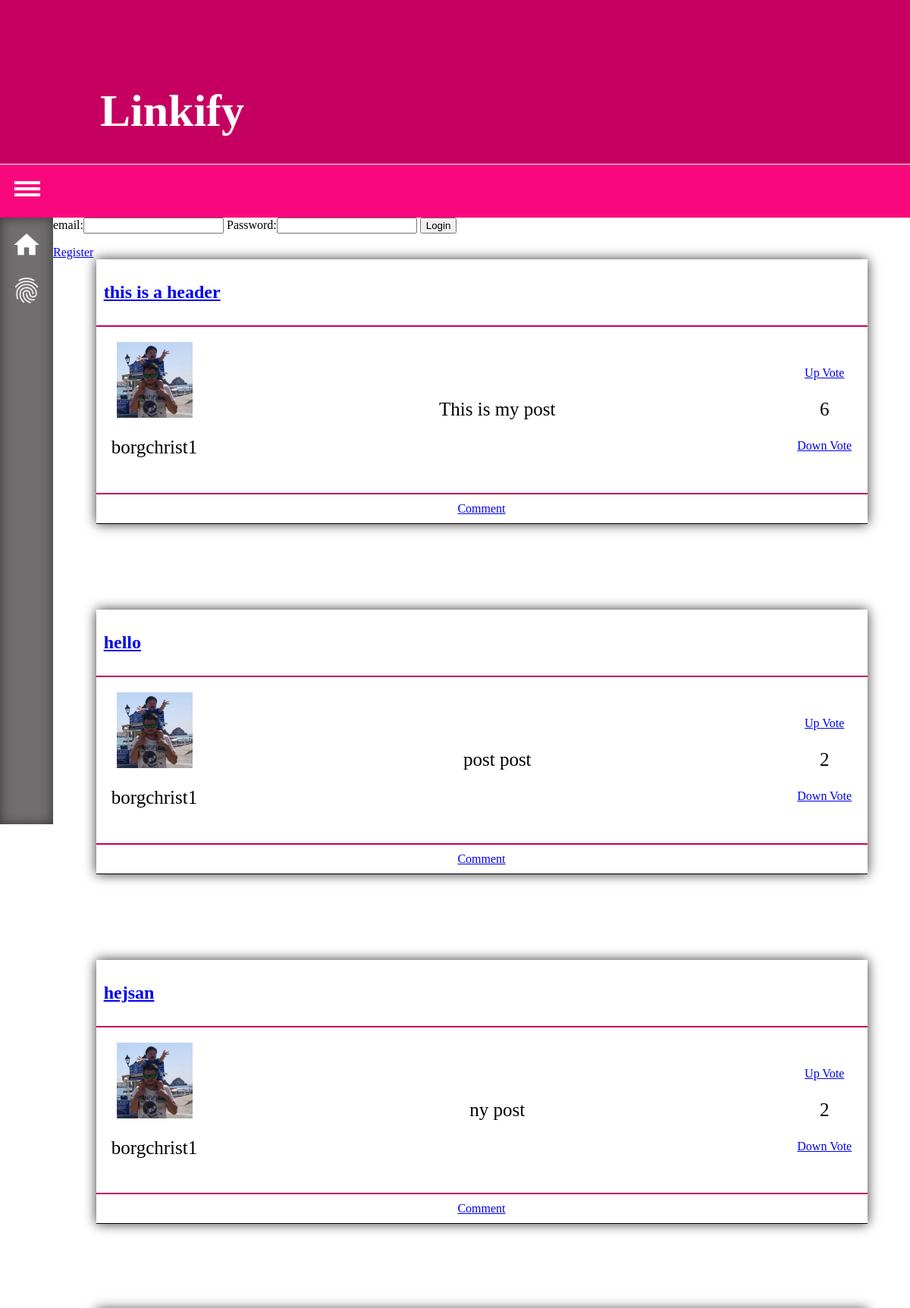
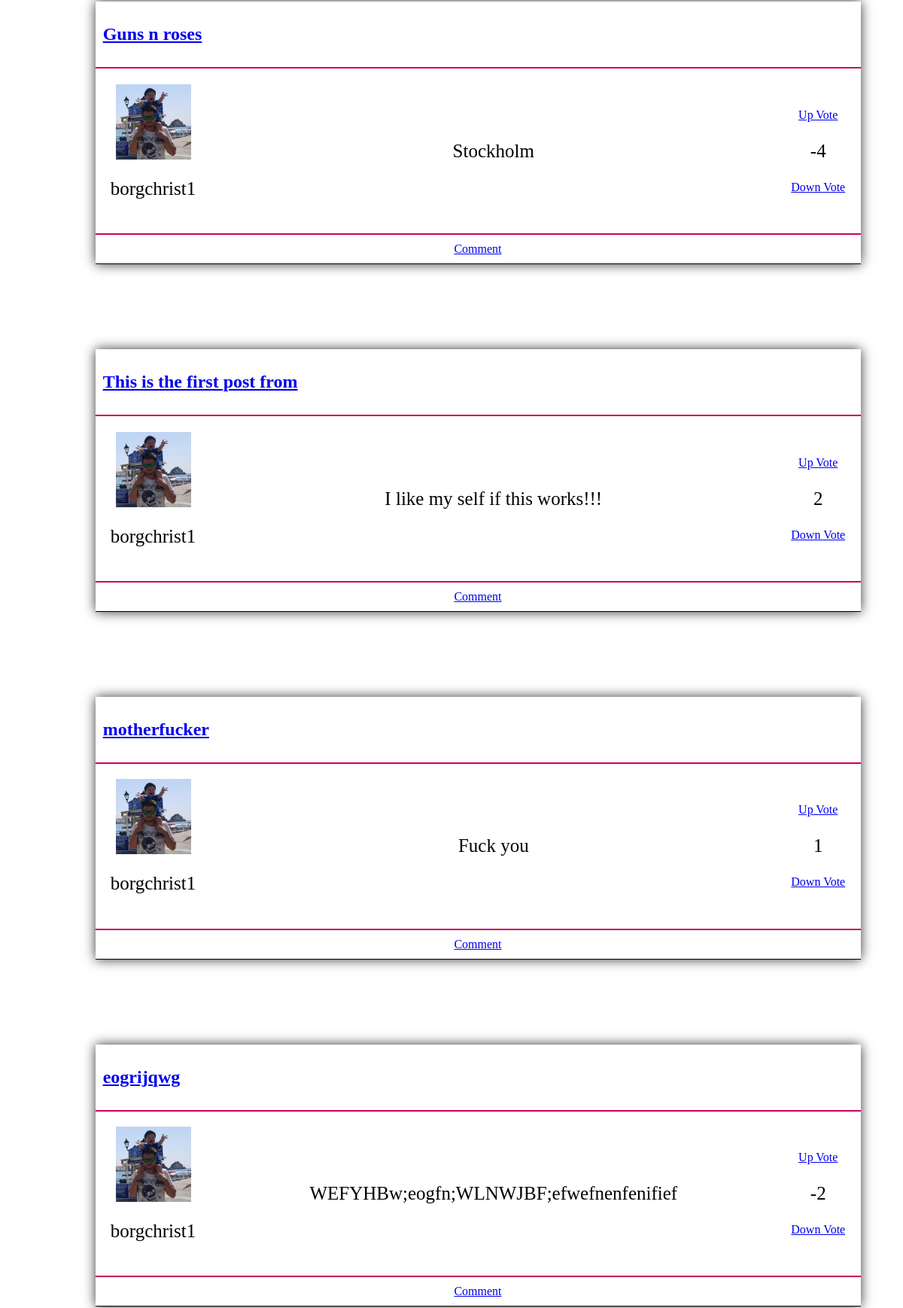
The page / (upper part) on the database its author committed (2 pictures, top to bottom).
### tables this page shows
CREATE TABLE IF NOT EXISTS `posts` (
  `id` int(11) NOT NULL,
  `head` varchar(200) NOT NULL,
  `url` varchar(300) NOT NULL,
  `post` varchar(1000) NOT NULL,
  `user_id` int(11) NOT NULL,
  `datum` datetime NOT NULL,
  `votes` int(11) DEFAULT NULL
);

CREATE TABLE IF NOT EXISTS `users` (
  `id` int(11) NOT NULL,
  `email` varchar(70) NOT NULL,
  `username` varchar(70) NOT NULL,
  `password` varchar(60) NOT NULL,
  `avatar` varchar(300) NOT NULL
);

### classes/Query.php (called while the page is built, shortened)
<?php
class Query
{
    private $db;
    public function __construct()
    {
        $this->db = new Database();
    }
    public function getObjectById ($id, $table, $class)
    {
        $query = $this->db->getObjects("SELECT * FROM {$table}
            WHERE id = {$id}", $class);
        return $query;
    }
    public function getObjects ($table, $class)
    {
        $query = $this->db->getObjects("SELECT * FROM {$table}", $class);
        return $query;
    }
}

### classes/Database.php (called while the page is built, shortened)
<?php
class Database
{
    private $host = "localhost";
    private $dbName = "linkify";
    private $port = 3306;
    private $username = "root";
    private $password = "root";
    private $socetType = "mysql";
    private $instance = NULL;
    function __construct()
    {
        if ($this->instance == NULL) {
            try {
                $db = new PDO (''.$this->socetType .':host='. $this->host . ';port='. $this->port .';dbname='. $this->dbName .';', $this->username, $this->password );
                $this->instance = $db;
            } catch (Exception $e) {
                die($e->getMessage());            }
        }
    }
    public function getObjects($sql, $class)
    {
        $query = $this->instance->prepare($sql);
        $query->execute();
        $query->setFetchMode(PDO::FETCH_CLASS, $class);
        $result = $query->fetchAll();
        return $result;
    }
}

### classes/Post.php (called while the page is built, shortened)
<?php
class Post {
    private $id;
    private $head;
    private $url;
    private $post;
    private $user_id;
    private $votes;
    public function getId()
    {
        return $this->id;
    }
    public function getHead()
    {
        return $this->head;
    }
    public function getUrl()
    {
        return $this->url;
    }
    public function getPost()
    {
        return $this->post;
    }
    public function getUser_id()
    {
        return $this->user_id;
    }
    public function getVotes()
    {
        return $this->votes;
    }
}

### resources/lib/index-get-user.php (called while the page is built)
<?php
function getAuthor($id)
{
    $getUser = new Query();
    $users = $getUser->getObjectById($id, "users", "User");
    foreach ($users as $user){
        return $user;
    }
}

### classes/User.php (called while the page is built, shortened)
<?php
class User
{
    private $id;
    private $username;
    private $avatar;
    public function getId()
    {
        return  $this->id;
    }
    public function getUsername()
    {
        return $this->username;
    }
    public function getAvatar()
    {
        return $this->avatar;
    }
}

### index.php (the view, shortened to what this page needs)
<?php
require "classes/Post.php";
require "classes/Database.php";
require "classes/User.php";
require "classes/Query.php";
require "resources/lib/index-get-user.php";
$postObjects = new Query();
$posts = $postObjects->getObjects("posts", "Post");
?>
<html>
    <?php require "resources/blocks/head.php"; ?>
    <body>
    <?php require "resources/blocks/big-header.php";
          require "resources/blocks/header.php";
          require "resources/blocks/left-panel.php";
    ?>
        <div class="page-wrapper">
            <?php if (empty($_SESSION["id"])): ?>
                <form id="login" method="post" action="resources/lib/login.php">
                    email:<input type="email" name="email">
                    Password:<input type="password" name="password">
                    <input type="submit" value="Login">
                </form>
                <a href="register.php">Register</a>
            <?php endif; ?>
            <?php foreach ($posts as $post):
                $user = getAuthor($post->getUser_id()); ?>
            <div class="post-wrapper">
                    <div class="post-head">
                        <h2><a href="<?php if(!empty($post->getUrl())) print $post->getUrl(); else print "#"; ?>"><?php print $post->getHead(); ?></a></h2>
                    </div>
                   <div class="content-wrapper">
                    <div class="post-avatar">
                        <img src="resources/img/users/<?php print $user->getId() . "/" . $user->getAvatar(); ?>" height="100">
                        <p><?php print $user->getUsername(); ?></p>
                    </div>
                    <div class="post-content">
                        <p><?php print $post->getPost(); ?></p>
                    </div>
                    <div class="likes">
                        <a href="resources/lib/vote.php?id=<?php print $post->getId(); ?>&vote=1&table=posts&class=Post">Up Vote</a>
                        <p><?php if($post->getVotes() !== null) print $post->getVotes(); else print 0; ?></p>
                        <a href="resources/lib/vote.php?id=<?php print $post->getId(); ?>&vote=-1&table=posts&class=Post">Down Vote</a>
                    </div>
                </div>
                <div class="more"><a href="topick.php?id=<?php print $post->getId(); ?>">Comment</a></div>
                </div>
            <?php endforeach; ?>
        </div>
    </body>
</html>

### style.css (style rules this page uses)
body { margin: 0 auto; height: 100%; width: 100%; }
.page-wrapper { margin-left: 70px; overflow: hidden; }
.post-wrapper { -moz-box-shadow: 0 0 15px #353535; -webkit-box-shadow: 0 0 15px #353535; box-shadow: 0 0 15px #353535; border-bottom: 1px solid black; margin-left: 5%; margin-right: 5%; margin-bottom: 10%; }
.post-head { padding: 1%; border-bottom: 2px solid #c60060; }
.content-wrapper { display: flex; align-items: center; justify-content: space-between; flex-direction: row; border-bottom: 2px solid #c60060; }
.post-avatar { height: auto; padding: 2%; display: flex; align-items: center; justify-content: center; flex-direction: column; }
.post-content { padding: 2%; }
.more { display: flex; align-items: center; justify-content: space-around; padding: 10px; }
.likes { height: auto; padding: 2%; display: flex; align-items: center; justify-content: center; flex-direction: column; }
p { font-size: 25px; }

### rows shown on the page
posts: head "this is a header", user.avatar (picture), user.username "borgchrist1", post "This is my post", votes "6"
posts: head "hello", user.avatar (picture), user.username "borgchrist1", post "post post", votes "2"
posts: head "hejsan", user.avatar (picture), user.username "borgchrist1", post "ny post", votes "2"
posts: head "Guns n roses", user.avatar (picture), user.username "borgchrist1", post "Stockholm", votes "-4"
posts: head "This is the first post from", user.avatar (picture), user.username "borgchrist1", post "I like my self if this works!!!", votes "2"
posts: head "motherfucker", user.avatar (picture), user.username "borgchrist1", post "Fuck you", votes "1"
posts: head "eogrijqwg", user.avatar (picture), user.username "borgchrist1", post "WEFYHBw;eogfn;WLNWJBF;efwefnenfenifief", votes "-2"
